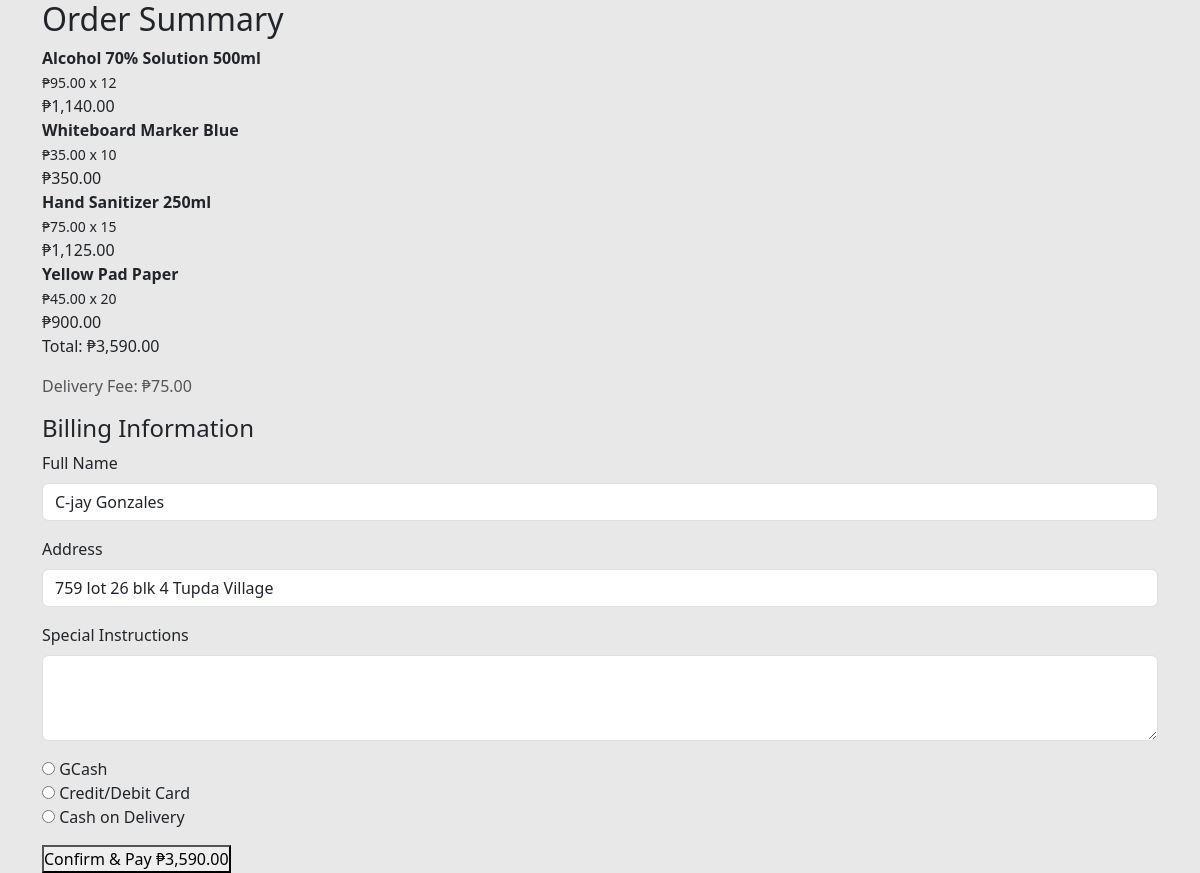
The app's page /test-files/checkout-test.php (signed in), older data.
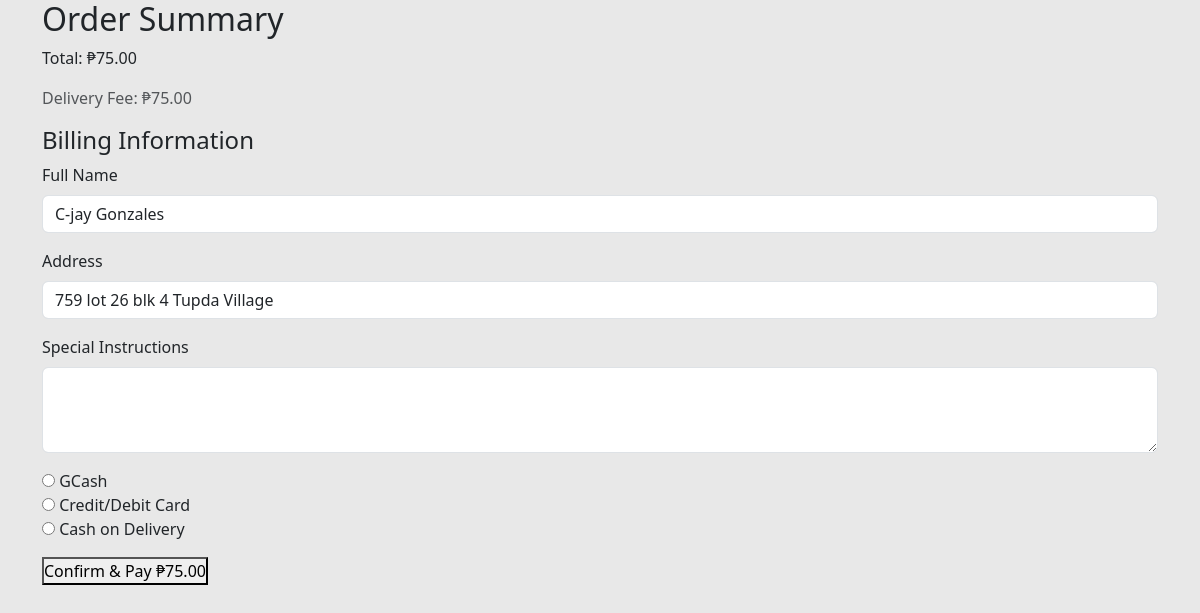
The same page, newer data.
### tables this page shows
CREATE TABLE `shopping_cart` (
  `cart_id` int(11) NOT NULL,
  `user_id` int(11) NOT NULL,
  `product_id` int(11) NOT NULL,
  `quantity` int(10) UNSIGNED NOT NULL DEFAULT 1,
  `added_at` timestamp NOT NULL DEFAULT current_timestamp()
);

CREATE TABLE `products` (
  `product_id` int(11) NOT NULL,
  `category_id` int(11) NOT NULL,
  `product_name` varchar(150) NOT NULL,
  `product_code` varchar(50) DEFAULT NULL,
  `description` text DEFAULT NULL,
  `price` decimal(10,2) NOT NULL,
  `stock_quantity` int(11) UNSIGNED NOT NULL,
  `min_stock_level` int(11) UNSIGNED DEFAULT 0,
  `product_image` varchar(255) DEFAULT NULL,
  `is_featured` tinyint(1) DEFAULT 0,
  `is_top_order` tinyint(1) DEFAULT 0,
  `isActive` tinyint(1) DEFAULT 1,
  `created_at` datetime DEFAULT current_timestamp(),
  `updated_at` timestamp NOT NULL DEFAULT current_timestamp() ON UPDATE current_timestamp()
);

### auth/auth.php (called while the page is built, shortened)
<?php
      $pdo = connect();
      $stmt = $pdo->prepare("SELECT * FROM users WHERE user_id = :id LIMIT 1");
      $stmt->execute([':id' => $_SESSION['user_id']]);
      $user = $stmt->fetch(PDO::FETCH_ASSOC);
?>

### test-files/checkout-test.php (the view, shortened to what this page needs)
<?php
require_once __DIR__ .'/../auth/auth.php';
$pdo = connect();
$user_id = $user['user_id'];
$getCart = "SELECT
                c.cart_id,
                c.product_id,
                p.product_name,
                p.price,
                c.quantity,
                (p.price * c.quantity) AS subtotal
            FROM shopping_cart c
            JOIN products p ON c.product_id = p.product_id
            WHERE c.user_id = ?";
$stmt = $pdo->prepare($getCart);
$stmt->execute([$user_id]);
$cartItems = $stmt->fetchAll(PDO::FETCH_ASSOC);
$total_amount = array_sum(array_column($cartItems, 'subtotal'));
$shipping_fee = 75.00;
$final_amount = $total_amount + $shipping_fee;
?>
<!DOCTYPE html>
<html lang="en">
<head>
    <link href="../bootstrap-5.3.8-dist/css/bootstrap.css" rel="stylesheet">
    <link href="../ui/homepage.css" rel="stylesheet"/>
</head>
<body>
<div class="container checkout-container">
    <div class="order-summary">
        <h2>Order Summary</h2>
        <?php foreach ($cartItems as $item): ?>
            <div class="summary-item">
                <div>
                    <strong><?= htmlspecialchars($item['product_name']) ?></strong><br>
                    <small>₱<?= number_format($item['price'], 2) ?> x <?= $item['quantity'] ?></small>
                </div>
                <div>
                    ₱<?= number_format($item['subtotal'], 2) ?>
                </div>
            </div>
        <?php endforeach; ?>
        <div class="summary-item total">
            <span>Total:</span>
            <span>₱<?= number_format($final_amount, 2) ?></span>
        </div>
        <p class="mt-3 text-muted">Delivery Fee: ₱<?= number_format($shipping_fee, 2) ?></p>
    </div>
    <div class="billing-info">
        <h4>Billing Information</h4>
        <form action="process-payment.php" method="POST">
            <div class="mb-3">
                <label for="fullname" class="form-label">Full Name</label>
                <input type="text" class="form-control" id="fullname"
                       value="<?= htmlspecialchars($user['first_name'].' '.$user['last_name']); ?>" readonly>
            </div>
            <div class="mb-3">
                <label for="address" class="form-label">Address</label>
                <input type="text" class="form-control" id="address"
                       value="<?= htmlspecialchars($user['address']); ?>" readonly>
            </div>
            <div class="mb-3">
                <label for="instructions" class="form-label">Special Instructions</label>
                <textarea class="form-control" id="instructions" name="instructions" rows="3"></textarea>
            </div>
            <div class="mb-3">
                <label><input type="radio" name="payment_method" value="GCash" required> GCash</label><br>
                <label><input type="radio" name="payment_method" value="Card"> Credit/Debit Card</label><br>
                <label><input type="radio" name="payment_method" value="COD"> Cash on Delivery</label>
            </div>
            <button type="submit" class="btn-pay">
                Confirm & Pay ₱<?= number_format($final_amount, 2) ?>
            </button>
        </form>
    </div>
</div>
</body>
</html>

Row changes from the older to the newer data that the page shows:
removed shopping_cart: product.product_name "Alcohol 70% Solution 500ml", product.price "95.00", quantity "12", subtotal "1,140.00"
removed shopping_cart: product.product_name "Whiteboard Marker Blue", product.price "35.00", quantity "10", subtotal "350.00"
removed shopping_cart: product.product_name "Hand Sanitizer 250ml", product.price "75.00", quantity "15", subtotal "1,125.00"
removed shopping_cart: product.product_name "Yellow Pad Paper", product.price "45.00", quantity "20", subtotal "900.00"
Text that changed along with them:
$final_amount: "3,590.00" → "75.00"
